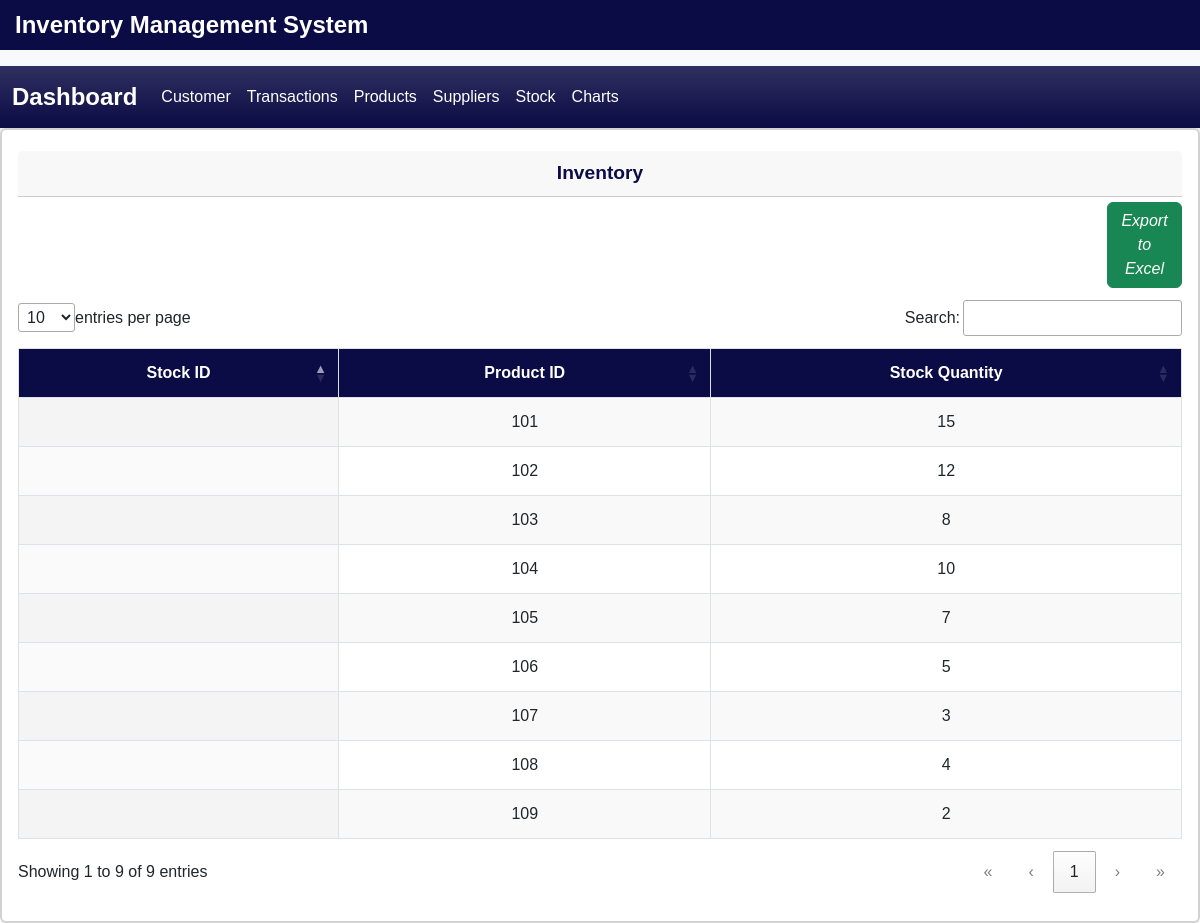
The page /stock.php on the database as committed earlier.
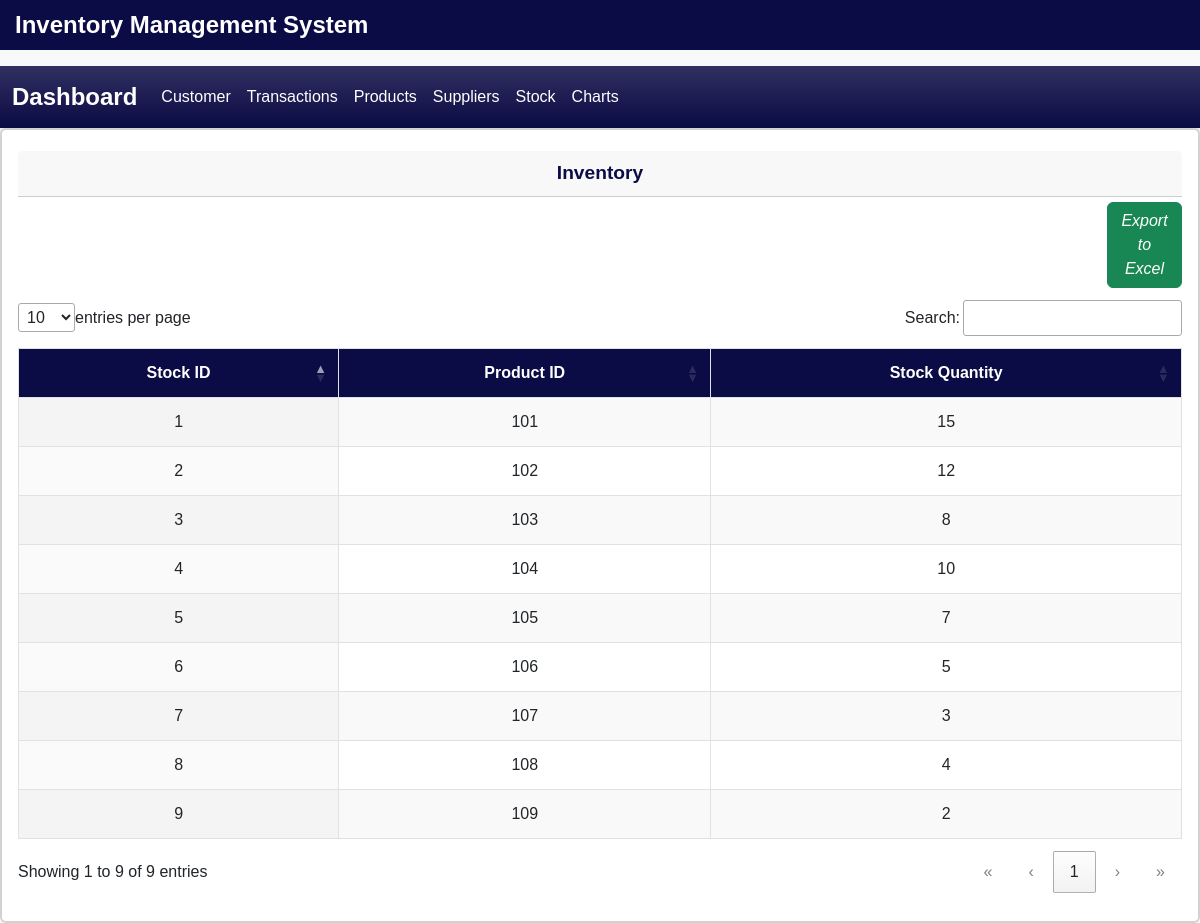
The same page on the database as committed later.
### tables this page shows
CREATE TABLE `stock_table` (
  `product_id` int PRIMARY KEY AUTO_INCREMENT,
  `stock_quantity` int
);

### stock.php (the view, shortened to what this page needs)
<?php
include "header.php";
include "navbar.php";
$host = 'localhost';
$username =  'root';
$password = '';
$database = 'new-ims';
$conn = '';
try{
  $conn = new mysqli($host, $username, $password, $database);
}catch(mysqli_sql_exception){
  echo"Could not connect to the database";
}
?>
<div class="card border-2">
  <div class="card-body">
    <div class="card-header">Inventory</div>
        <div class="row">
      <div class="col-1"></div>
      <div class="col-1"></div>
      <div class="col-1"></div>
      <div class="col-1"></div>
      <div class="col-1"></div>
      <div class="col-1"></div>
      <div class="col-1"></div>
      <div class="col-1"></div>
      <div class="col-1"></div>
      <div class="col-1"></div>
      <div class="col-1"></div>
      <div class="col-1">
                <a href = "functions/excelStock.php" class = "btn btn-success"><i class = "dwn">Export to Excel</i></a>
      </div>
<table id="myTable" class="display">
        <thead>
            <tr>
                <th>Stock ID</th>
                <th>Product ID</th>
                <th>Stock Quantity</th>
            </tr>
        </thead>
        <tbody>
<?php
    $query = "SELECT product_id, stock_quantity, stock_id FROM stock_table";
    $result = $conn->query($query);
    if($result->num_rows > 0 ){
      while($row = $result->fetch_assoc()){
        echo "<tr>";
        echo "<td>" .  htmlspecialchars($row['stock_id']). "</td>";
        echo "<td>" .  htmlspecialchars($row['product_id']). "</td>";
        echo "<td>" .  htmlspecialchars($row['stock_quantity']). "</td>";
      }
    }else {
      echo "<tr> <td colspan = '6'>No data found </td> </tr>";
    }
?>
        </tbody>
    </table>
  </div>
</div>
<?php include "footer.php"; ?>

Rows that differ between the two databases and show on the page:
removed stock_table: product "101", stock_quantity "15"
removed stock_table: product "102", stock_quantity "12"
removed stock_table: product "103", stock_quantity "8"
removed stock_table: product "104", stock_quantity "10"
removed stock_table: product "105", stock_quantity "7"
removed stock_table: product "106", stock_quantity "5"
removed stock_table: product "107", stock_quantity "3"
removed stock_table: product "108", stock_quantity "4"
removed stock_table: product "109", stock_quantity "2"
added stock_table: stock_id "1", product "101", stock_quantity "15"
added stock_table: stock_id "2", product "102", stock_quantity "12"
added stock_table: stock_id "3", product "103", stock_quantity "8"
added stock_table: stock_id "4", product "104", stock_quantity "10"
added stock_table: stock_id "5", product "105", stock_quantity "7"
added stock_table: stock_id "6", product "106", stock_quantity "5"
added stock_table: stock_id "7", product "107", stock_quantity "3"
added stock_table: stock_id "8", product "108", stock_quantity "4"
added stock_table: stock_id "9", product "109", stock_quantity "2"
